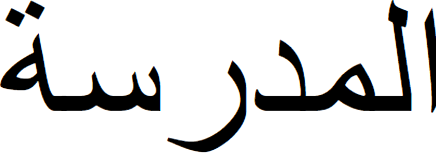
#> input picture preprocessing/images/word.png, 436 x 153 px, found by its file name
$ python hough.py
#> lines starting #> are read from the running program, lines starting #| are printed output that depends on the picture; after the words box and inside, x2 and y2 are one past the last pixel; in counts of white or black regions, pixels touching at a corner belong together
import cv2
import numpy as np

# Reading the required image in
# which operations are to be done.
# Make sure that the image is in the same
# directory in which this python program is
img = cv2.imread('word_thresh')

# Convert the img to grayscale
im_name = "word.png"
image = cv2.imread(im_name)
#> image is the input picture: shape (153, 436, 3); mean B, G, R 216.4, 216.5, 216.5
gray = cv2.cvtColor(image, cv2.COLOR_BGR2GRAY)
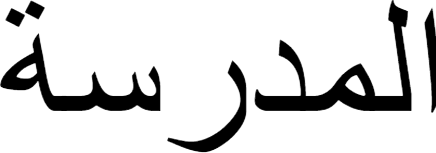
#> gray: shape (153, 436); min 0, max 255, mean 216.5
gray = cv2.bitwise_not(gray)
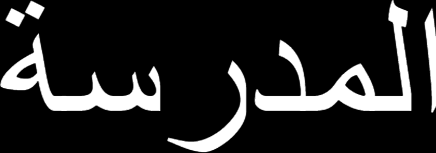
#> gray: shape (153, 436); min 0, max 255, mean 38.5
thresh = cv2.threshold(gray, 0, 255,
	cv2.THRESH_BINARY | cv2.THRESH_OTSU)[1]
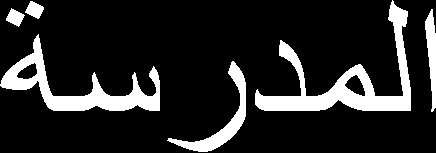
#> thresh: shape (153, 436); 15.1% white; 6 white regions, box (x1, y1, x2, y2) and area: (255, 0, 411, 111) 4303, (0, 34, 160, 111) 3357, (167, 61, 246, 152) 1362, (425, 9, 436, 112) 665, (25, 1, 44, 19) 209, (6, 8, 25, 27) 204
cv2.imshow("thresh.png", thresh)


# Apply edge detection method on the image
edges = cv2.Canny(thresh,50,500,apertureSize = 3)
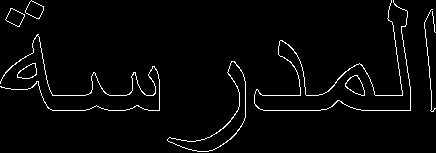
#> edges: shape (153, 436); 2.9% white in thin lines or dots
#print(edges)
#print(np.count_nonzero(edges,axis=0))
cv2.imwrite("edges.png",edges)

# This returns an array of r and theta values
#lines = cv2.HoughLines(edges,0.0625,np.pi/180,threshold = 50)
lines = cv2.HoughLinesP(edges,1,np.pi/180,threshold = 50,minLineLength = 5 ,maxLineGap = 5 )
#> lines = [[52, 95, 85, 95], [263, 110, 320, 110], [262, 95, 318, 95], [392, 22, 402, 95], [148, 110, 159, 110], [424, 22, 431, 97], [52, 110, 85, 110], [321, 109, 326, 109], [375, 95, 401, 95], [361, 110, 406, 110], [401, 26, 410, 94]]
print(lines)
#| [[[ 52  95  85  95]]
#|  [[263 110 320 110]]
#|  [[262  95 318  95]]
#|  [[392  22 402  95]]
#|  [[148 110 159 110]]
#|  [[424  22 431  97]]
#|  [[ 52 110  85 110]]
#|  [[321 109 326 109]]
#|  [[375  95 401  95]]
#|  [[361 110 406 110]]
#|  [[401  26 410  94]]]
for i in range(len(lines)):
    for x1,y1,x2,y2 in lines[i]:
        cv2.line(edges,(x1,y1),(x2,y2),(255,0,0),2)
#> this loop made 11 passes
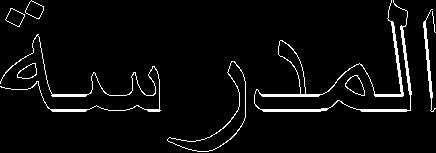
#> edges: shape (153, 436); 4.4% white in thin lines or dots
# The below for loop runs till r and theta values
# are in the range of the 2d array
# for i in range(0,len(lines)):
#     for r,theta in lines[i]:
#         if(theta > np.pi/2 and theta < ((np.pi/2)+0.2)):
#     # Stores the value of cos(theta) in a
#             print(lines[i])
#             a = np.cos(theta)

#     # Stores the value of sin(theta) in b
#             b = np.sin(theta)

#     # x0 stores the value rcos(theta)
#             x0 = a*r

#     # y0 stores the value rsin(theta)
#             y0 = b*r

#     # x1 stores the rounded off value of (rcos(theta)-1000sin(theta))
#             x1 = int(x0 + 1000*(-b))

#     # y1 stores the rounded off value of (rsin(theta)+1000cos(theta))
#             y1 = int(y0 + 1000*(a))

#     # x2 stores the rounded off value of (rcos(theta)+1000sin(theta))
#             x2 = int(x0 - 1000*(-b))

#     # y2 stores the rounded off value of (rsin(theta)-1000cos(theta))
#             y2 = int(y0 - 1000*(a))

#     # cv2.line draws a line in img from the point(x1,y1) to (x2,y2).
#     # (0,0,255) denotes the colour of the line to be
#     #drawn. In this case, it is red.
#             cv2.line(edges,(x1,y1), (x2,y2), (255,0,0),2)

# All the changes made in the input image are finally
# written on a new image houghlines.jpg
cv2.imwrite('linesDetected.png', edges)

$ run again, with preprocessing/images/1.png copied over preprocessing/images/word.png
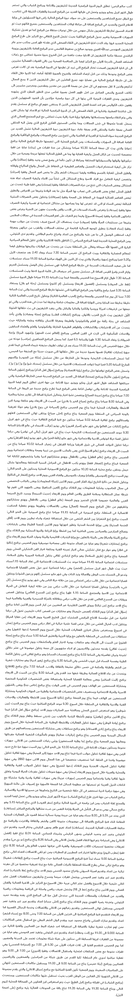
#> input picture preprocessing/images/1.png, 135 x 1000 px, shrunk from 745 x 5502 before the run, found by its file name
#> image is the input picture: shape (1000, 135, 3); min 116, max 255, mean 236.7
#> `thresh = cv2.threshold(gray, 0, 255, cv2.THRESH_BINARY | cv2.THRESH_OT..`:
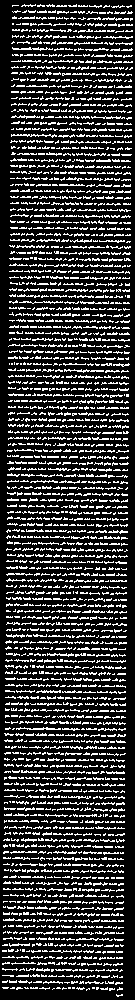
#> thresh: shape (1000, 135); 21.9% white in thin lines or dots
#> lines = 2104 rows, first 6: [70, 499, 71, 585], [90, 619, 90, 585], [104, 62, 106, 5], [45, 672, 46, 702], [57, 655, 57, 635], [47, 550, 49, 530]
#> (printed output is left out)
#> after the loop `for i in range(len(lines)):`:
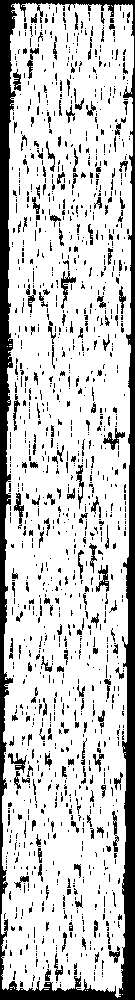
#> edges: shape (1000, 135); 78.1% white; 1306 black regions (1119 under 20 px), largest, box (x1, y1, x2, y2) and area: (0, 0, 135, 1000) 15693, (61, 271, 76, 309) 177, (103, 428, 125, 450) 172

$ run again, with preprocessing/images/10.png copied over preprocessing/images/word.png
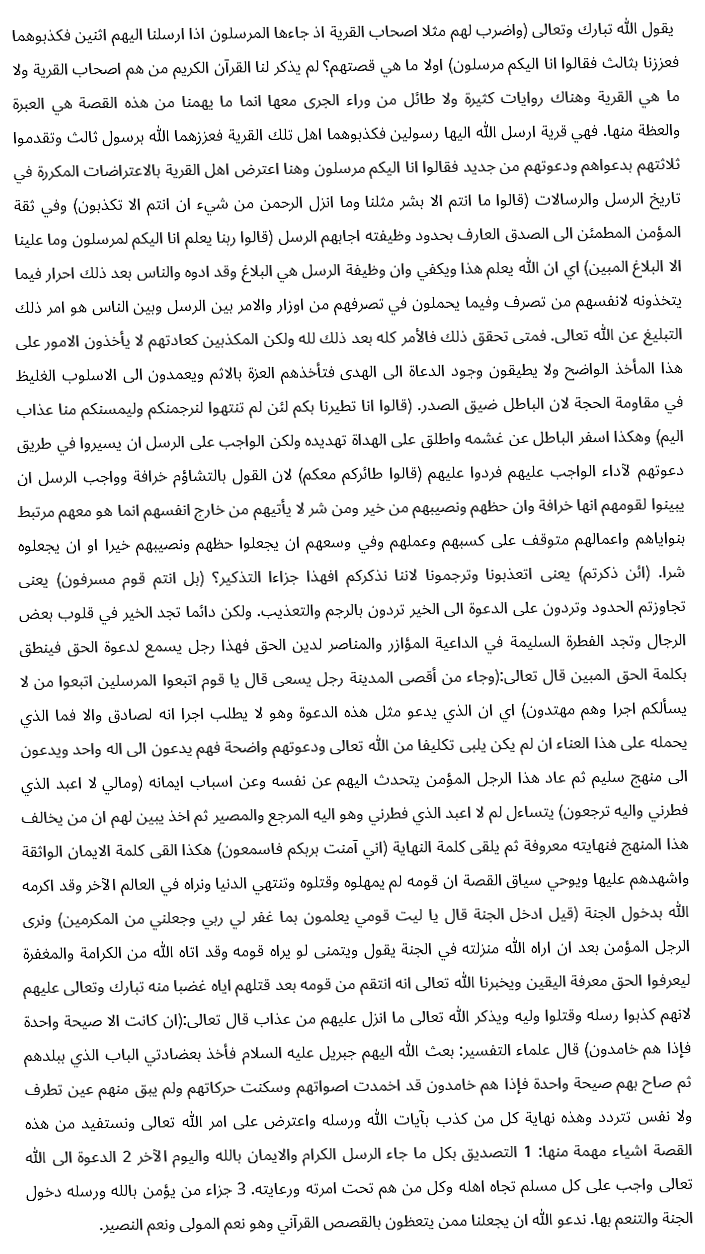
#> input picture preprocessing/images/10.png, 705 x 1254 px, found by its file name
#> image is the input picture: shape (1254, 705, 3); min 0, max 255, mean 237.5
#> `thresh = cv2.threshold(gray, 0, 255, cv2.THRESH_BINARY | cv2.THRESH_OT..`:
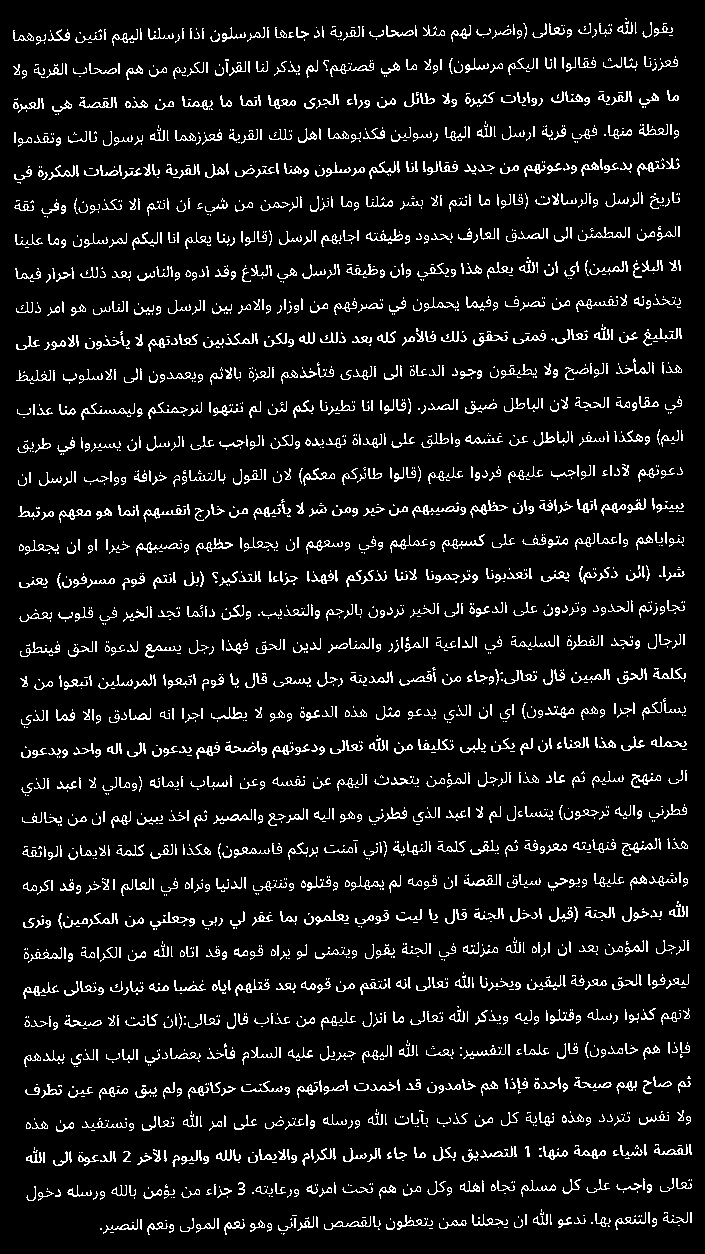
#> thresh: shape (1254, 705); 8.2% white in thin lines or dots
#> (printed output is left out)
#> after the loop `for i in range(len(lines)):`:
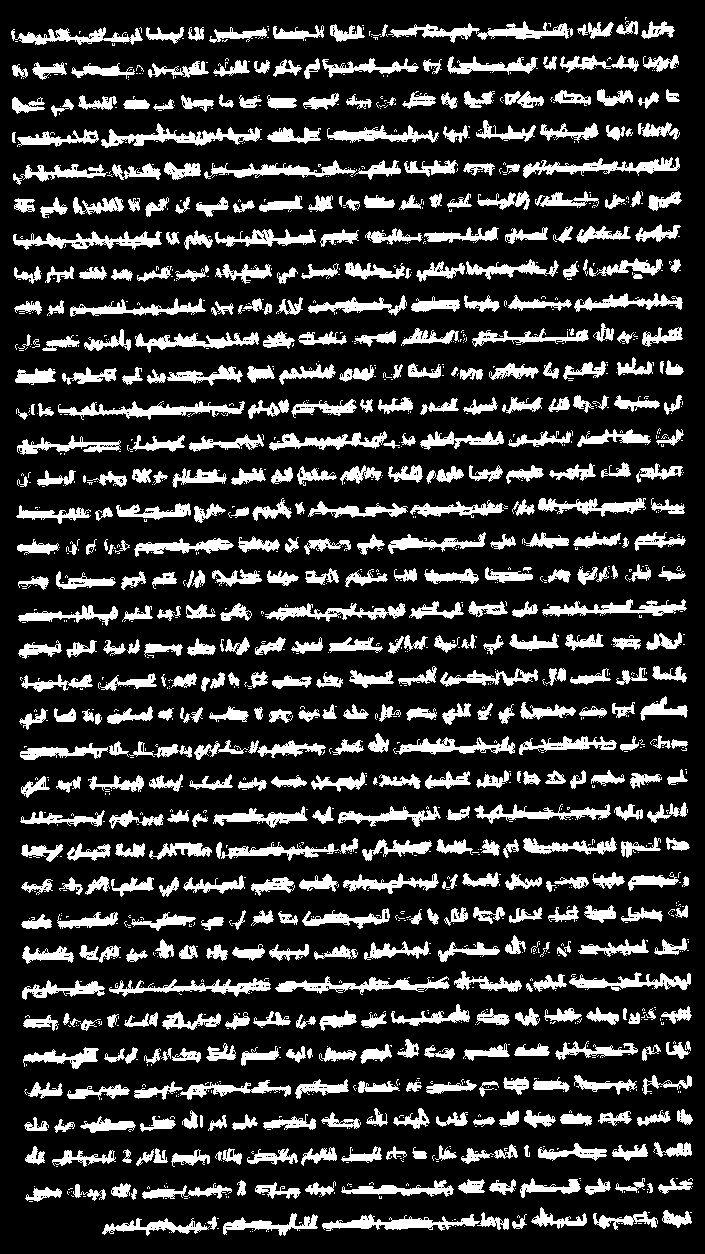
#> edges: shape (1254, 705); 19.1% white; 1572 white regions (1007 under 20 px), largest, box (x1, y1, x2, y2) and area: (58, 401, 245, 420) 1357, (101, 123, 262, 148) 1350, (523, 157, 680, 178) 1287
